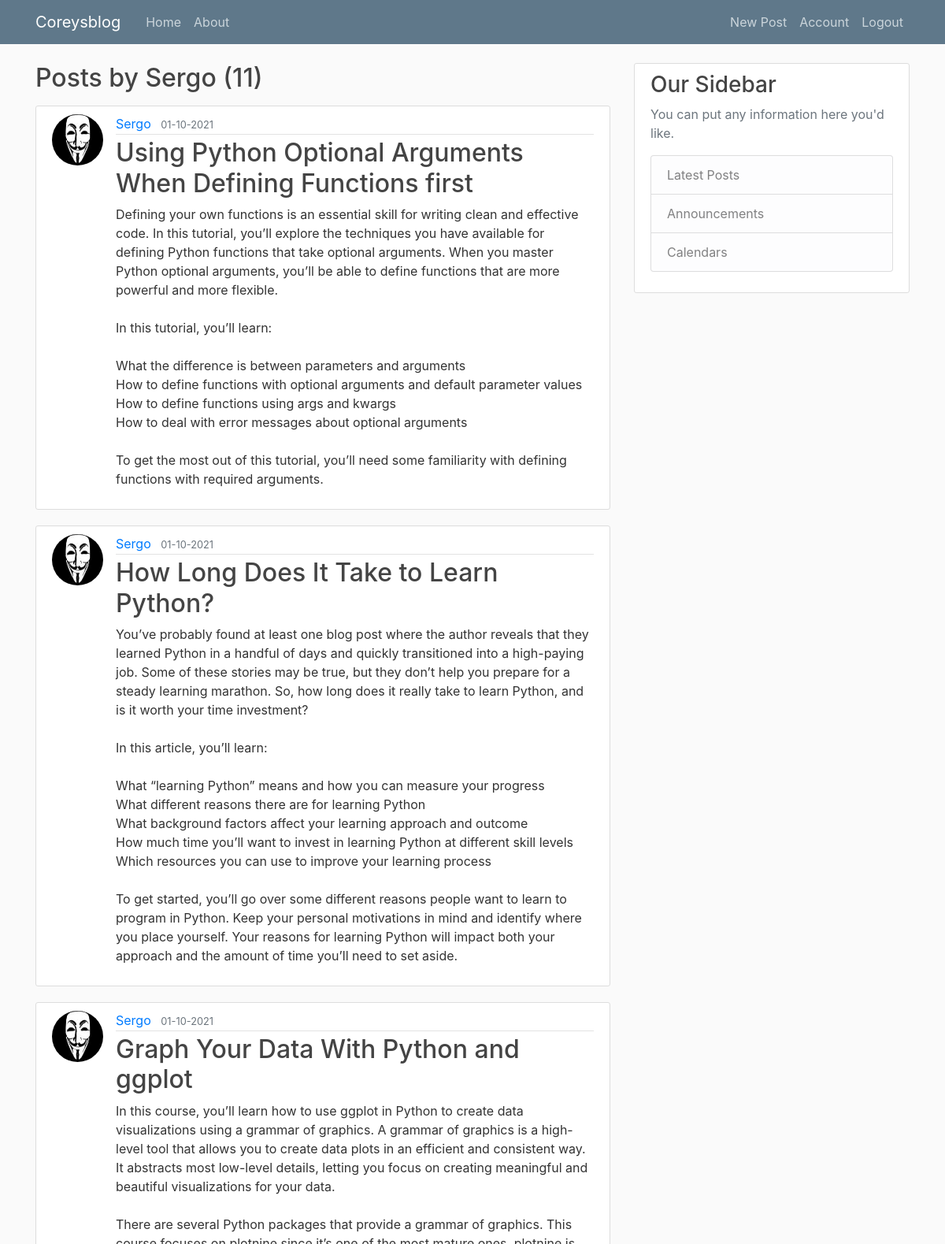
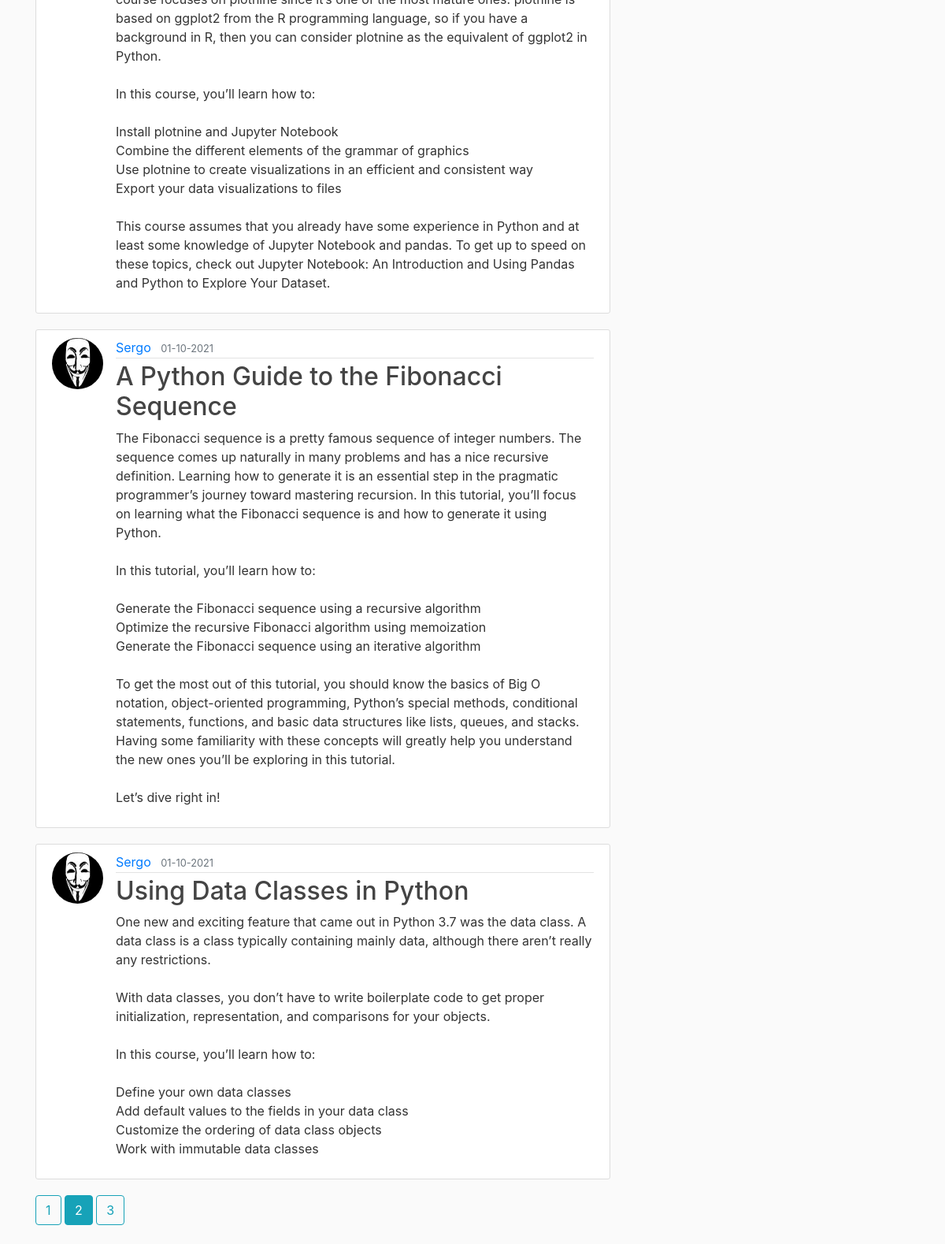
Screenshot of /user/Sergo?page=2 (signed in) with the database file from the repository (2 pictures, top to bottom).
### app/models.py (models this page shows, shortened)
class User(db.Model, UserMixin):
    id = db.Column(
        db.Integer,
        primary_key=True,
    )
    username = db.Column(db.String(20), unique=True, nullable=False)
    email = db.Column(db.String(120), unique=True, nullable=False)
    image_file = db.Column(db.String(20), nullable=False, default="default.jpg")
    password = db.Column(db.String(60), nullable=False)
    posts = db.relationship("Post", backref="author", lazy=True)

class Post(db.Model):
    id = db.Column(db.Integer, primary_key=True)
    title = db.Column(db.String(100), nullable=False)
    date_posted = db.Column(db.DateTime, nullable=False, default=datetime.utcnow)
    content = db.Column(db.Text, nullable=False)
    user_id = db.Column(db.Integer, db.ForeignKey("user.id"), nullable=False)

### app/users/views.py (the view)
@users.route("/user/<string:username>")
def user_posts(username):
    page = request.args.get("page", 1, type=int)
    user = User.query.filter_by(username=username).first_or_404()
    posts = (
        Post.query.filter_by(author=user)
        .order_by(Post.date_posted.desc())
        .paginate(page=page, per_page=5)
    )
    return render_template("user_posts.html", posts=posts, user=user)

### app/models.py (called while the page is built)
@login_manager.user_loader
def load_user(user_id):
    return User.query.get(int(user_id))

### app/templates/user_posts.html (shortened to what this page needs)
{% extends "layout.html" %}
{% block content %}
<h2 class="mb-3">Posts by {{ user.username }} ({{ posts.total }})</h2>
{% for post in posts.items %}
<article class="media content-section">
    <img class="rounded-circle article-img"
        src="{{ url_for('static', filename='profile_pics/' + post.author.image_file) }}">
    <div class="media-body">
        <div class="article-metadata">
            <a class="mr-2" href="{{ url_for('users.user_posts', username=post.author.username) }}">{{
                post.author.username
                }}</a>
            <small class="text-muted">{{ post.date_posted.strftime('%d-%m-%Y') }}</small>
        </div>
        <h2><a class="article-title" href="{{ url_for('posts.post', post_id=post.id) }}">{{ post.title }}</a></h2>
        <p class="article-content">{{ post.content }}</p>
    </div>
</article>
{% endfor %}
{% for page_num in posts.iter_pages(left_edge=1, right_edge=1, left_current=1, right_current=2) %}
{% if page_num %}
{% if posts.page == page_num %}
<a class="btn btn-info mb-4" href="{{ url_for('users.user_posts', username=user.username, page=page_num) }}">{{ page_num
    }}</a>
{% else %}
<a class="btn btn-outline-info mb-4" href="{{ url_for('users.user_posts', username=user.username, page=page_num) }}">{{
    page_num }}</a>
{% endif %}
{% endif %}
{% endfor %}
{% endblock %}

### app/static/main.css (style rules this page uses)
body { background: #fafafa; color: #333333; margin-top: 5rem; }
h1, h2, h3, h4, h5, h6 { color: #444444; }
.content-section { background: #ffffff; padding: 10px 20px; border: 1px solid #dddddd; border-radius: 3px; margin-bottom: 20px; }
.article-title { color: #444444; }
.article-content { white-space: pre-line; }
.article-img { height: 65px; width: 65px; margin-right: 16px; }
.article-metadata { padding-bottom: 1px; margin-bottom: 4px; border-bottom: 1px solid #e3e3e3 }

### rows the page displays
User: username "Sergo"
Post: image_file (picture), author.username "Sergo", date_posted "01-10-2021", title "Using Python Optional Arguments When Defining Functions first", content "Defining your own functions is an essential skill for writing clean and effective code. In this tutorial, you’ll explore the techniques you have available for defining Python functions that take optional arguments. When you master Python optional arguments, you’ll be able to define functions that are more powerful and more flexible. In this tutorial, you’ll learn: What the difference is between parameters and arguments How to define functions with optional arguments and default parameter values How to define functions using args and kwargs How to deal with error messages about optional arguments To get the most out of this tutorial, you’ll need some familiarity with defining functions with…"
Post: image_file (picture), author.username "Sergo", date_posted "01-10-2021", title "How Long Does It Take to Learn Python?", content "You’ve probably found at least one blog post where the author reveals that they learned Python in a handful of days and quickly transitioned into a high-paying job. Some of these stories may be true, but they don’t help you prepare for a steady learning marathon. So, how long does it really take to learn Python, and is it worth your time investment? In this article, you’ll learn: What “learning Python” means and how you can measure your progress What different reasons there are for learning Python What background factors affect your learning approach and outcome How much time you’ll want to invest in learning Python at different skill levels Which resources you can use to improve your…"
Post: image_file (picture), author.username "Sergo", date_posted "01-10-2021", title "Graph Your Data With Python and ggplot", content "In this course, you’ll learn how to use ggplot in Python to create data visualizations using a grammar of graphics. A grammar of graphics is a high-level tool that allows you to create data plots in an efficient and consistent way. It abstracts most low-level details, letting you focus on creating meaningful and beautiful visualizations for your data. There are several Python packages that provide a grammar of graphics. This course focuses on plotnine since it’s one of the most mature ones. plotnine is based on ggplot2 from the R programming language, so if you have a background in R, then you can consider plotnine as the equivalent of ggplot2 in Python. In this course, you’ll learn how to:…"
Post: image_file (picture), author.username "Sergo", date_posted "01-10-2021", title "A Python Guide to the Fibonacci Sequence", content "The Fibonacci sequence is a pretty famous sequence of integer numbers. The sequence comes up naturally in many problems and has a nice recursive definition. Learning how to generate it is an essential step in the pragmatic programmer’s journey toward mastering recursion. In this tutorial, you’ll focus on learning what the Fibonacci sequence is and how to generate it using Python. In this tutorial, you’ll learn how to: Generate the Fibonacci sequence using a recursive algorithm Optimize the recursive Fibonacci algorithm using memoization Generate the Fibonacci sequence using an iterative algorithm To get the most out of this tutorial, you should know the basics of Big O notation,…"
Post: image_file (picture), author.username "Sergo", date_posted "01-10-2021", title "Using Data Classes in Python", content "One new and exciting feature that came out in Python 3.7 was the data class. A data class is a class typically containing mainly data, although there aren’t really any restrictions. With data classes, you don’t have to write boilerplate code to get proper initialization, representation, and comparisons for your objects. In this course, you’ll learn how to: Define your own data classes Add default values to the fields in your data class Customize the ordering of data class objects Work with immutable data classes"

### other values shown
{{ posts.total }} "11"
{{ page_num }} "1" "3"
{{ page_num }} "2"
